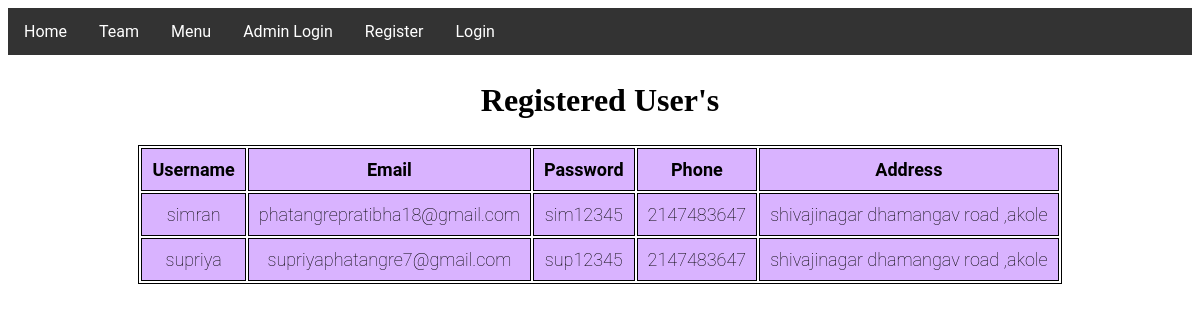
/userRegister.php, run on the app's committed database.
### tables this page shows
CREATE TABLE `register` (
  `Username` varchar(10) NOT NULL,
  `Email` longtext NOT NULL,
  `Password` varchar(8) NOT NULL,
  `Phone` int(10) NOT NULL,
  `Address` longtext NOT NULL
);

### userRegister.php (the view, shortened to what this page needs)
<?php
include "navbar.php";
include "connection.php";
$sql = "SELECT * FROM register";
$result = $conn->query($sql);
?>
<!DOCTYPE html>
<html lang="en">
<head>
</head>
<body>
	<section>
		<h1>Registered User's</h1>
		<table>
			<tr>
				<th>Username</th>
				<th>Email</th>
				<th>Password</th>
				<th>Phone</th>
				<th>Address</th>
			</tr>
			<?php
				while($rows=$result->fetch_assoc())
				{
			?>
			<tr>
				<td><?php echo $rows['Username'];?></td>
				<td><?php echo $rows['Email'];?></td>
				<td><?php echo $rows['Password'];?></td>
				<td><?php echo $rows['Phone'];?></td>
				<td><?php echo $rows['Address'];?></td>
			</tr>
			<?php
				}
			?>
		</table>
	</section>
</body>
</html>

### userRegister.php (style rules this page uses)
table { margin: 0 auto; font-size: large; border: 1px solid black; }
h1 { text-align: center; color: #000000; font-size: xx-large; font-family: 'Gill Sans', 'Gill Sans MT', ' Calibri', 'Trebuchet MS', 'sans-serif'; }
td { background-color: #d9b3ff; border: 1px solid black; }
tr { background-color: #d9b3ff; border: 1px solid black; }
th, td { font-weight: bold; border: 1px solid black; padding: 10px; text-align: center; }
td { font-weight: lighter; }
body { background-color: light pink; font-family: "Roboto", sans-serif; -webkit-font-smoothing: antialiased; -moz-osx-font-smoothing: grayscale; }

### data on the page
register: Username "simran", Email "phatangrepratibha18@gmail.com", Password "sim12345", Phone "2147483647", Address "shivajinagar dhamangav road ,akole"
register: Username "supriya", Email "supriyaphatangre7@gmail.com", Password "sup12345", Phone "2147483647", Address "shivajinagar dhamangav road ,akole"
